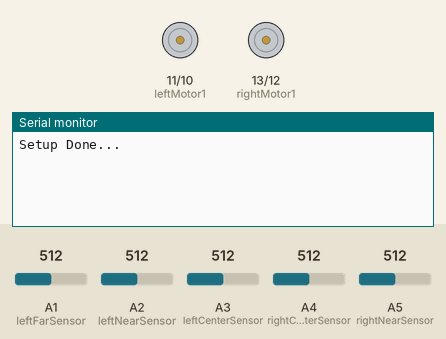
Recording of a sketch running on a simulated Arduino Uno, built with avr-gcc and run on an emulated ATmega328P. Parts: motor-driver pin pairs drawn as motors (green arrow = first pin HIGH = forward, orange = second pin HIGH = backward, longer = more drive, scaled by the enable pin), the last lines printed to the serial monitor. Inputs (shaded band) come from the test bench; at power-on: A1 (leftFarSensor) = 512, A3 (leftCenterSensor) = 512, A4 (rightCenterSensor) = 512, A2 (leftNearSensor) = 512, A5 (rightNearSensor) = 512.

Above: at 0.1 s.
6.3 s: A1 (leftFarSensor) set to 210
At 7.1 s:
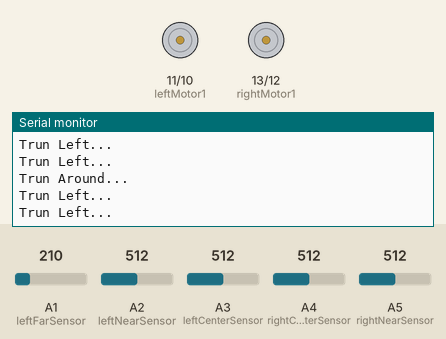
7.8 s: A1 (leftFarSensor) set to 192
At 8.38 s:
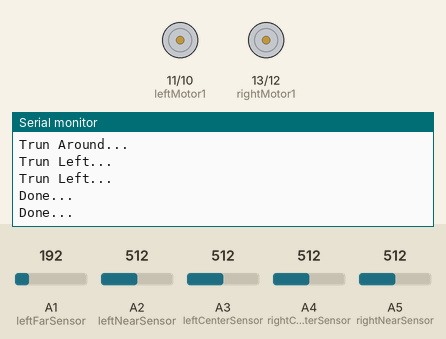
10.8 s: A3 (leftCenterSensor) set to 210
At 10.8 s:
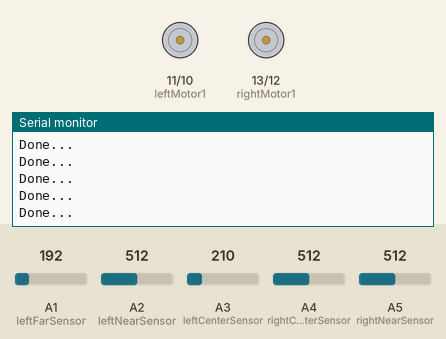
13.8 s: A3 (leftCenterSensor) set to 186
15.7 s: A4 (rightCenterSensor) set to 212
At 16.3 s:
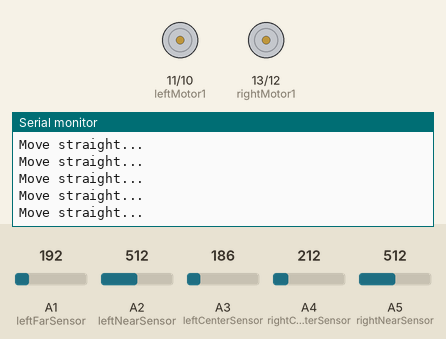
17.2 s: A4 (rightCenterSensor) set to 193
At 17.57 s:
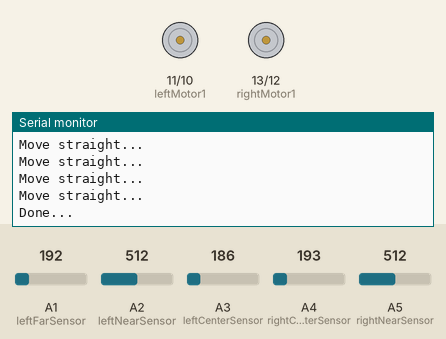

The sketch:

maze_follower_bot.ino
```cpp
// IR Sensor
#define leftCenterSensor   A3
#define leftNearSensor     A2
#define leftFarSensor      A1
#define rightCenterSensor  A4
#define rightNearSensor    A5
#define rightFarSensor     3

// IR Sensor readings
int leftCenterReading;
int leftNearReading;
int leftFarReading;
int rightCenterReading;
int rightNearReading;
int rightFarReading;

int leftNudge;
int replaystage;
int rightNudge;

// Enable Pins
#define enl 6   // LEFT
#define enr 5  // RIGHT

// speed of motor
#define spd 150

#define leapTime 200

// Motors
#define leftMotor1  11
#define leftMotor2  10
#define rightMotor1 13
#define rightMotor2 12

//for storing path details
char path[30] = {};
int pathLength;
int readLength;

void setup() {
  Serial.println("Setup");

  pinMode(leftCenterSensor, INPUT);
  pinMode(leftNearSensor, INPUT);
  pinMode(leftFarSensor, INPUT);
  pinMode(rightCenterSensor, INPUT);
  pinMode(leftNearSensor, INPUT);
  pinMode(leftFarSensor, INPUT);

  pinMode(leftMotor1, OUTPUT);
  pinMode(leftMotor2, OUTPUT);
  pinMode(rightMotor1, OUTPUT);
  pinMode(rightMotor2, OUTPUT);

  pinMode(enl, OUTPUT);
  pinMode(enr, OUTPUT);

  Serial.begin(9600);
  Serial.println("Setup Done...");
  delay(5000);
}

void loop(){
  readSensors();
  //if only the middle two sensors can see the black line
  if(leftFarReading<200 && rightFarReading<200 && (leftCenterReading>200 || rightCenterReading>200))
  {
    straight();
  }
  //otherwise goes to the leftHandWall method
  else
  {
    leftHandWall();
  }
}

void readSensors()  //accepts input from sensors
{
  leftCenterReading  = analogRead(leftCenterSensor);
  leftNearReading    = analogRead(leftNearSensor);
  leftFarReading     = analogRead(leftFarSensor);
  rightCenterReading = analogRead(rightCenterSensor);
  rightNearReading   = analogRead(rightNearSensor);
  rightFarReading    = analogRead(rightFarSensor);
}


void leftHandWall(){
  if( leftFarReading<200 && rightFarReading<200)  //indicates either 3way intersection or end of maze
  {
    digitalWrite(leftMotor1, HIGH);
    digitalWrite(leftMotor2, LOW);
    digitalWrite(rightMotor1, HIGH);
    digitalWrite(rightMotor2, LOW);
    delay(leapTime);
    readSensors();

    if(leftFarReading<200 || rightFarReading<200) //if it moves forward and still sees all black, maze is done
    {
        done();
    }
    if(leftFarReading>200 && rightFarReading>200) //otherwise it turns left
    {
        turnLeft();
    }
  }

  if(leftFarReading<200)  //indicates that a left turn is possible
  {
    digitalWrite(leftMotor1, HIGH);
    digitalWrite(leftMotor2, LOW);
    digitalWrite(rightMotor1, HIGH);
    digitalWrite(rightMotor2, LOW);
    delay(leapTime);
    readSensors();
    if(leftFarReading>200 && rightFarReading>200) //checks to make sure maze isn't done
    {
      turnLeft();
    }
    else
    {
      done();
    }
  }

  if(rightFarReading<200) //indicates a right turn is possible
  {
    digitalWrite(leftMotor1, HIGH);
    digitalWrite(leftMotor2, LOW);
    digitalWrite(rightMotor1, HIGH);
    digitalWrite(rightMotor2, LOW);
    delay(10);  //CHANGED FROM 30 to 10
    readSensors();

    if(leftFarReading<200)  //left turn is also possible
    {
      delay(leapTime-30);
      readSensors();

      if(rightFarReading<200 && leftFarReading<200)//end of maze
      {
        done();
      }
      else  //make the left turn
      {
      turnLeft();
      return;
      }
    }
    delay(leapTime-30);
    readSensors();
    if(leftFarReading>200 && leftCenterReading>200 && rightCenterReading>200 && rightFarReading>200)
    {
      turnRight();
      return;
    }
    path[pathLength] = 'S';
    pathLength++;
    if(path[pathLength-2] == 'B')
    {
      shortestPath();
    }
    straight();
  }
  readSensors();
  if(leftFarReading>200 && leftCenterReading>200 && rightCenterReading>200
    && rightFarReading>200 && leftNearReading>200 && rightNearReading>200)
  {
    turnAround();
  }
}

void shortestPath()
{
  int shortDone = 0;
  if(path[pathLength-3] == 'L' && path[pathLength - 1] == 'R')
  {
    pathLength -= 3;
    path[pathLength] = 'B';
    shortDone = 1;
  }
  if(path[pathLength-3] == 'L' && path[pathLength - 1] == 'S' && shortDone == 0)
  {
    pathLength -= 3;
    path[pathLength] = 'R';
    shortDone = 1;
  }
  if(path[pathLength-3] == 'R' && path[pathLength - 1] == 'L' && shortDone == 0)
  {
    pathLength-=3;
    path[pathLength] = 'B';
    shortDone=1;
  }
  if(path[pathLength-3] == 'S' && path[pathLength - 1] == 'L' && shortDone == 0)
  {
    pathLength -= 3;
    path[pathLength] = 'R';
    shortDone = 1;
  }
  if(path[pathLength-3] == 'S' && path[pathLength - 1] =='S' && shortDone == 0)
  {
    pathLength-=3;
    path[pathLength] = 'B';
    shortDone=1;
  }
  if(path[pathLength-3] == 'L' && path[pathLength - 1] =='L' && shortDone == 0)
  {
    pathLength -= 3;
    path[pathLength] = 'S';
    shortDone = 1;
  }
  path[pathLength+1] = 'D';
  path[pathLength+2] = 'D';
  pathLength++;
}

void straight() {
  Serial.println("Move straight...");
  digitalWrite(leftMotor1, HIGH);
  digitalWrite(leftMotor2, HIGH);
  digitalWrite(rightMotor1, HIGH);
  digitalWrite(rightMotor2, HIGH);
}

void turnLeft() {
  Serial.println("Trun Left...");
  digitalWrite(leftMotor1, HIGH);
  digitalWrite(leftMotor2, LOW);
  digitalWrite(rightMotor1, LOW);
  digitalWrite(rightMotor2, HIGH);
}

void turnRight() {
  Serial.println("Trun Right...");
  digitalWrite(leftMotor1, LOW);
  digitalWrite(leftMotor2, HIGH);
  digitalWrite(rightMotor1, HIGH);
  digitalWrite(rightMotor2, LOW);
}

void turnAround() {
  Serial.println("Trun Around...");
  turnLeft();
  turnLeft();
}

void done() {
  Serial.println("Done...");
  digitalWrite(leftMotor1, LOW);
  digitalWrite(leftMotor2, LOW);
  digitalWrite(rightMotor1, LOW);
  digitalWrite(rightMotor2, LOW);
}
```

Measured:
- the behaviour switches between 200 and 199 on A1 (leftFarSensor) (found by bisection; images 1 and 2)
- the behaviour switches between 201 and 200 on A4 (rightCenterSensor) (found by bisection; images 4 and 5)
- after the input at 7.8 s, the serial monitor: prints a new line after 0.22 s (image 2)
- after the input at 17.2 s, the serial monitor: prints a new line after 0.21 s (image 5)
